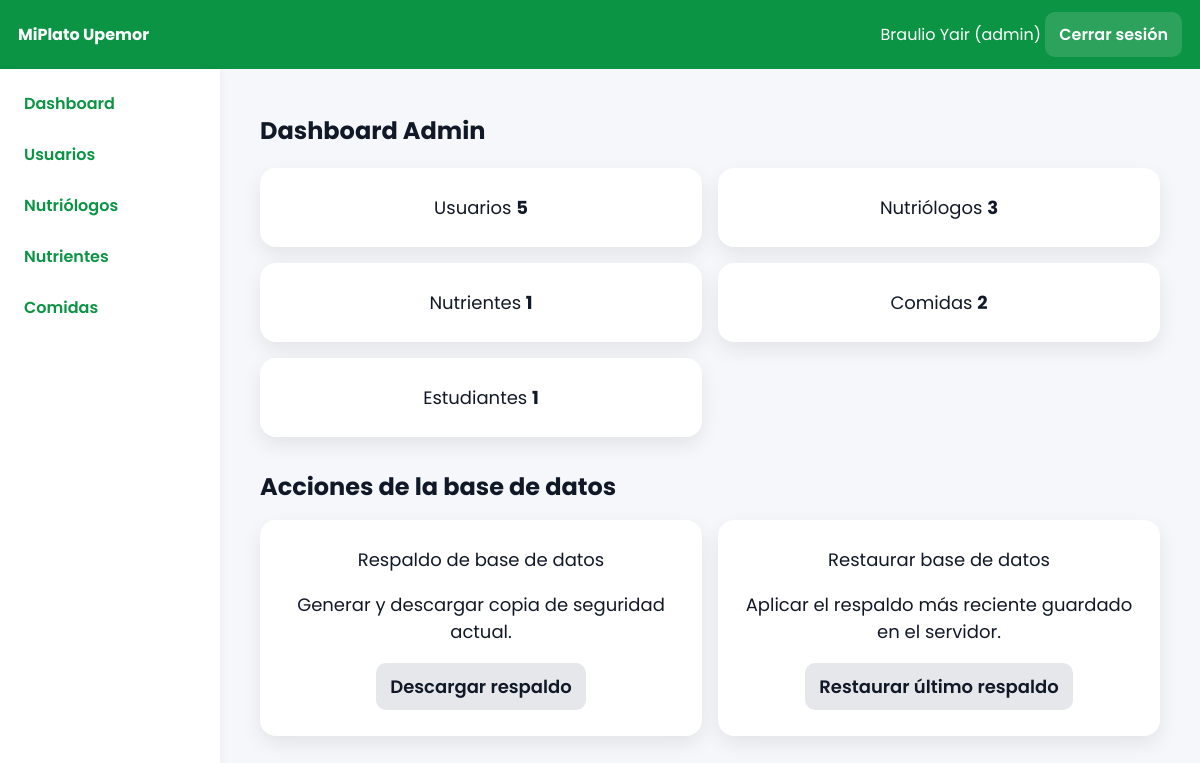
Before: /index.php?controller=admin&action=dashboard (signed in) with the older database file.
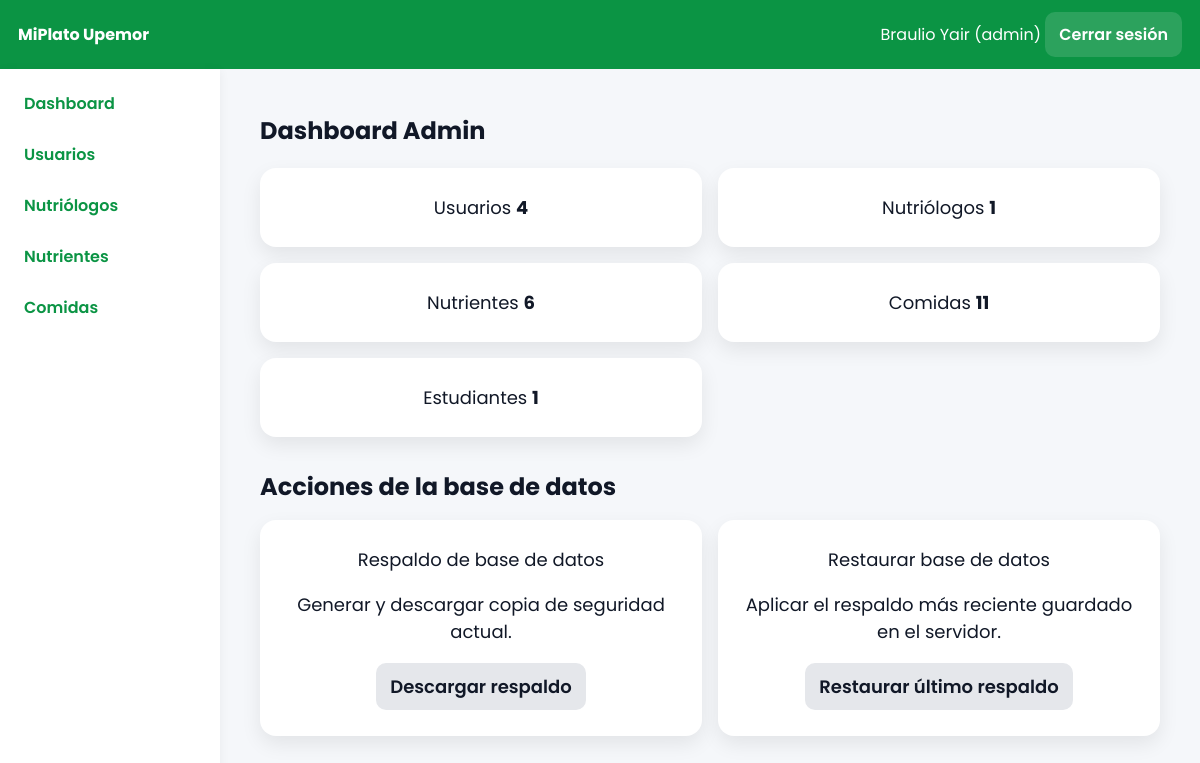
After: the same page with the newer database file.
### tables this page shows
CREATE TABLE `comidas` (
  `id_comida` int(11) NOT NULL AUTO_INCREMENT,
  `nombre` varchar(150) NOT NULL,
  `descripcion` text DEFAULT NULL,
  `calorias_por_100g` decimal(7,2) NOT NULL DEFAULT 0.00,
  `id_nutriente` int(11) DEFAULT NULL,
  PRIMARY KEY (`id_comida`),
  KEY `comidas_ibfk_nutriente` (`id_nutriente`),
  CONSTRAINT `comidas_ibfk_nutriente` FOREIGN KEY (`id_nutriente`) REFERENCES `nutrientes` (`id_nutriente`) ON DELETE SET NULL ON UPDATE CASCADE
);

### app/core/Controller.php (called while the page is built, shortened)
<?php
class Controller{
protected function view($file,$data=[]){$view=$file;extract($data);include __DIR__.'/../views/layout.php';}
protected function partial($file,$data=[]){extract($data);include __DIR__.'/../views/'.$file.'.php';}
}

### app/controllers/AdminController.php (called while the page is built, shortened)
<?php
require_once __DIR__.'/../models/User.php';require_once __DIR__.'/../models/Nutriente.php';require_once __DIR__.'/../models/Comida.php';require_once __DIR__.'/../models/EstudianteDetalle.php';
class AdminController extends Controller{
public function dashboard(){
    $uM=new User();
    $nM=new Nutriente();
    $cM=new Comida();
    $eM=new EstudianteDetalle();
    $nutriologos = $uM->countByRole('nutriologo');
    $stats=[
        'usuarios'=>count($uM->all()),
        'nutrientes'=>count($nM->all()),
        'comidas'=>count($cM->all()),
        'estudiantes'=>count($eM->allWithUsers()),
        'nutriologos'=>$nutriologos
    ];
    $this->view('dashboard/admin',compact('stats'));
}
}

### app/core/Router.php (called while the page is built)
<?php
class Router{public static function dispatch(){$c=$_GET['controller']??'auth';$a=$_GET['action']??'login';$cn=ucfirst($c).'Controller';$f=__DIR__.'/../controllers/'.$cn.'.php';if(!file_exists($f)){http_response_code(404);echo'Controller not found';exit;}require_once $f; if(!class_exists($cn)){echo'Class not found';exit;} $o=new $cn(); if(!method_exists($o,$a)){echo'Action not found';exit;} $o->$a();}}

### index.php (called while the page is built, shortened)
<?php
require __DIR__.'/app/core/Controller.php';
require __DIR__.'/app/core/Model.php';
require __DIR__.'/app/core/Database.php';
require __DIR__.'/app/core/Router.php';
Router::dispatch();

### app/core/Database.php (called while the page is built)
<?php
class Database{private static $c=null;public static function getConnection(){if(self::$c===null){$dsn='mysql:host='.DB_HOST.';dbname='.DB_NAME.';charset=utf8mb4';self::$c=new PDO($dsn,DB_USER,DB_PASS,[PDO::ATTR_ERRMODE=>PDO::ERRMODE_EXCEPTION,PDO::ATTR_DEFAULT_FETCH_MODE=>PDO::FETCH_ASSOC]);}return self::$c;}}

### app/core/Model.php (called while the page is built)
<?php class Model{protected $db;function __construct(){ $this->db=Database::getConnection();}}

### app/models/User.php (called while the page is built, shortened)
<?php
class User extends Model{
public function all(){return $this->db->query("SELECT id,nombre,apellidos,correo,rol FROM usuarios ORDER BY id DESC")->fetchAll();}
public function countByRole($r){$st=$this->db->prepare("SELECT COUNT(*) as count FROM usuarios WHERE rol=?");$st->execute([$r]);$result=$st->fetch();return $result['count'];}
}

### app/models/Nutriente.php (called while the page is built, shortened)
<?php
class Nutriente extends Model
{
    public function all()
    {
        $sql = "SELECT id_nutriente, nombre, calorias_por_gramo, unidad_medida, tipo
                FROM nutrientes
                ORDER BY id_nutriente DESC";
        return $this->db->query($sql)->fetchAll();
    }
}

### app/models/Comida.php (called while the page is built, shortened)
<?php
class Comida extends Model
{
    public function all()
    {
        $sql = "SELECT c.id_comida, c.nombre, c.descripcion, c.calorias_por_100g, c.id_nutriente, n.nombre AS nutriente
                FROM comidas c
                LEFT JOIN nutrientes n ON c.id_nutriente = n.id_nutriente
                ORDER BY c.id_comida DESC";
        return $this->db->query($sql)->fetchAll();
    }
}

### app/models/EstudianteDetalle.php (called while the page is built, shortened)
<?php
class EstudianteDetalle extends Model{
public function allWithUsers(){ return $this->db->query("SELECT u.id,u.nombre,u.apellidos,u.correo,ed.peso,ed.altura,ed.fecha_nacimiento,ed.sexo,ed.actividad FROM usuarios u LEFT JOIN estudiantes_detalle ed ON ed.usuario_id=u.id WHERE u.rol='estudiante' ORDER BY u.id DESC")->fetchAll(); }
}

### app/views/dashboard/admin.php (the view)
<h1>Dashboard Admin</h1>
<div class='grid-cards'>
  <div class='bigcard'>
    <a href='index.php?controller=admin&action=usuarios' style='text-decoration: none; color: inherit;'>Usuarios <strong><?= $stats['usuarios'] ?></strong></a>
  </div>
  <div class='bigcard'>
    <a href='index.php?controller=admin&action=nutriologos' style='text-decoration: none; color: inherit;'>Nutriólogos <strong><?= $stats['nutriologos'] ?></strong></a>
  </div>
  <div class='bigcard'>
    <a href='index.php?controller=admin&action=nutrientes' style='text-decoration: none; color: inherit;'>Nutrientes <strong><?= $stats['nutrientes'] ?></strong></a>
  </div>
  <div class='bigcard'>
    <a href='index.php?controller=admin&action=comidas' style='text-decoration: none; color: inherit;'>Comidas <strong><?= $stats['comidas'] ?></strong></a>
  </div>
  <div class='bigcard'>
    <a href='index.php?controller=admin&action=estudiantes' style='text-decoration: none; color: inherit;'>Estudiantes <strong><?= $stats['estudiantes'] ?></strong></a>
  </div>
</div>
<h2 style='margin-top: 32px; margin-bottom: 16px;'>Acciones de la base de datos</h2>
<div class='grid-cards'>
  <div class='bigcard'>
    <div>Respaldo de base de datos</div>
    <p>Generar y descargar copia de seguridad actual.</p>
    <a class="btn" href="index.php?controller=backup&action=descargar">
      Descargar respaldo
    </a>
  </div>
  <div class='bigcard'>
    <div>Restaurar base de datos</div>
    <p>Aplicar el respaldo más reciente guardado en el servidor.</p>
    <a class="btn btn-danger" href="index.php?controller=backup&action=restaurar"
       onclick="return confirm('¿Seguro que deseas restaurar la base de datos? Esta acción no se puede deshacer.');">
      Restaurar último respaldo
    </a>
  </div>
</div>

Changed rows visible on the page:
now on this page (row edited): comidas: id_nutriente "1", id_comida "6"
Other visible differences:
$stats['usuarios']: "5" → "4"
$stats['comidas']: "2" → "11"
$stats['nutriologos']: "3" → (not shown)
$stats['nutrientes']: "1" → (not shown)
$stats['estudiantes']: "1" → (not shown)
